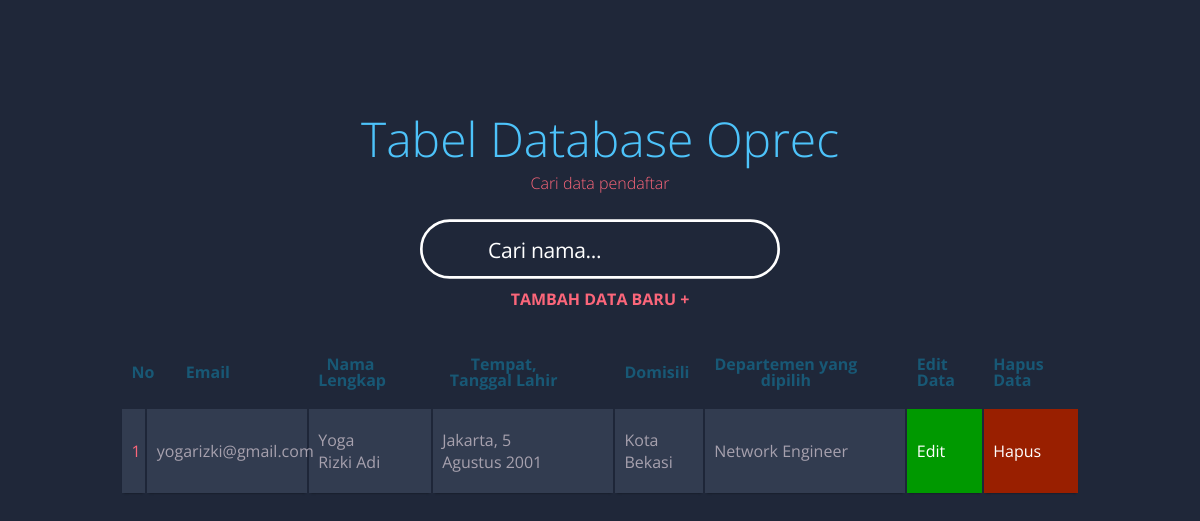
The app's page /index.php?cari=Yoga Rizki Adi with its own data.
### tables this page shows
CREATE TABLE `reqruitment` (
  `email` varchar(30) NOT NULL,
  `nama_lengkap` varchar(30) NOT NULL,
  `ttl` varchar(35) NOT NULL,
  `domisili` varchar(30) NOT NULL,
  `departemen` varchar(25) NOT NULL
);

### index.php (the view, shortened to what this page needs)
<!DOCTYPE html>
<html lang="en">
<head>
  <link href="https://maxcdn.icons8.com/fonts/line-awesome/1.1/css/line-awesome-font-awesome.min.css" rel="stylesheet">
</head>
<body>
<?php
include "koneksi.php";
$query = "SELECT `email`, `nama_lengkap`, `ttl`, `domisili`, `departemen` FROM `reqruitment` WHERE 1";
$data = mysqli_query($koneksi, $query);
echo "<div class='searchcontainer'>";
echo "<h1>Tabel Database Oprec</h1>";
echo "<h2>Cari data pendaftar</h2>";
echo "<div class='search-box'>";
echo "<div class='search-icon'><i class='fa fa-search search-icon'></i></div>";
echo "<form action='' class='search-form' method='GET'>";
echo "<input type='text' name='cari' placeholder='Cari nama...' id='search' autocomplete='off'>";
echo "</form>";
echo "</div>";
echo "</div>";
echo "<div class='link-right'>
      <h2><a href='create.php' class='link-primary'>Tambah Data Baru +</a></h2>
      </div>";
if (isset($_GET['cari'])) {
    $cari = $_GET['cari'];
    $query = "SELECT * FROM reqruitment WHERE nama_lengkap LIKE '%$cari%'";
    $data = mysqli_query($koneksi, $query);
}
if (mysqli_num_rows($data) > 0) {
    echo "<table class='container'>";
    echo "<thead>";
    echo "<tr>";
    echo "<th><h1>No</h1></th>";
    echo "<th><h1>Email</h1></th>";
    echo "<th><h1>Nama Lengkap</h1></th>";
    echo "<th><h1>Tempat, Tanggal Lahir</h1></th>";
    echo "<th><h1>Domisili</h1></th>";
    echo "<th><h1>Departemen yang dipilih</h1></th>";
    echo "<th><h1>Edit Data</h1></th>";
    echo "<th><h1>Hapus Data</h1></th>";
    echo "</tr>";
    echo "</thead>";
    $i = 1;
    while ($row = mysqli_fetch_assoc($data)) {
    echo "<tbody>";
    echo "<tr>";
    echo "<td>$i</td>";
    echo "<td>{$row['email']}</td>";
    echo "<td>{$row['nama_lengkap']}</td>";
    echo "<td>{$row['ttl']}</td>";
    echo "<td>{$row['domisili']}</td>";
    echo "<td>{$row['departemen']}</td>";
    echo "<td class='edit'><a href='update.php?update=<?= $row[email] ?>'>Edit</a></td>";
    echo "<td class='hapus'><a href='php/delete.php?hapus={$row['email']}'>Hapus</a></td>";
    echo "</tr>";
    echo "</tbody>";
    $i++;
    }
    echo "</table>";
} else {
    echo "<h4 style='text-align:center'>Data tidak ditemukan</h4>";
}
?>
</body>
</html>

### index.php (style rules this page uses)
body { font-family: 'Open Sans', sans-serif; font-weight: 300; line-height: 1.42em; color:#A7A1AE; background-color:#1F2739; }
h1 { font-size:3em; font-weight: 300; line-height:1em; text-align: center; color: #4DC3FA; }
h2 { font-size:1em; font-weight: 300; text-align: center; display: block; line-height:2.5em; padding-bottom: 1em; color: #FB667A; }
h2 a { font-weight: 700; text-transform: uppercase; color: #FB667A; text-decoration: none; }
.container th h1 { font-weight: bold; font-size: 1em; text-align: center; color: #185875; }
.container td { font-weight: normal; font-size: 1em; -webkit-box-shadow: 0 2px 2px -2px #0E1119; -moz-box-shadow: 0 2px 2px -2px #0E1119; box-shadow: 0 2px 2px -2px #0E1119; }
.container { text-align: left; overflow: hidden; width: 80%; margin: 0 auto; display: table; padding: 0 0 8em 0; }
.container td, .container th { padding-bottom: 2%; padding-top: 2%; padding-left:1%; padding-right: 5%; }
.container tr:nth-child(odd) { background-color: #323C50; }
.container th { background-color: #1F2739; }
.container td:first-child { color: #FB667A; }
.edit { background-color: #009900; color: #FFFFFF; font-weight: bold; }
.hapus { background-color: #991f00; color: #FFFFFF; font-weight: bold; }
*, *:before, *:after { -webkit-tap-highlight-color: transparent; -webkit-tap-highlight-color: rgba(0,0,0,0); user-select: none; -webkit-user-select: none; -khtml-user-select: none; -moz-user-select: none; -ms-user-select: none; -o-user-select: none; box-sizing: border-box; -webkit-box-sizing: border-box; padding: 0; margin: 0; }
a, a:visited, a:hover { color: inherit; text-decoration: none; }
.searchcontainer { position: relative; margin: calc(75px + 2vh + 2vw) auto 0 auto; padding: 0; width: 100%; max-width: 840px; }
.search-box { position: relative; width: 100%; max-width: 360px; height: 60px; border-radius: 120px; margin: 0 auto; }
.search-icon, .go-icon { position: absolute; top: 0; height: 60px; width: 86px; line-height: 61px; text-align: center; }
.search-icon { left: 0; pointer-events: none; font-size: 1.22em; will-change: transform; transform: rotate(-45deg); -webkit-transform: rotate(-45deg); -moz-transform: rotate(-45deg); -o-transform: rotate(-45deg); transform-origin: center center; -webkit-transform-origin: center center; -moz-transform-origin: center center; -o-transform-origin: center center; transition: transform 400ms 220ms cubic-bezier(0.190, 1.000, 0.220, 1.000); -webkit-transition: transform 400ms 220ms cubic-bezier(0.190, 1.000, 0.220, 1.000); -moz-transition: transform 400ms 220ms cubic-bezier(0.190, 1.000, 0.220, 1.000); -o-transition: transform 400ms 220ms cubic-bezier(0.190, 1.000, 0.220, 1.000); }
.search-border { display: block; width: 100%; max-width: 360px; height: 60px; }
#search { font-family: 'Open Sans', sans-serif; position: absolute; top: 0; left: 0; width: 100%; height: 100%; border-radius: 120px; border: none; background: rgba(255,255,255,0); padding: 0 68px 0 68px; color: #FFFFFF; font-size: 1.32em; font-weight: 400; letter-spacing: -0.015em; outline: none; }

### records on screen
reqruitment: email "yogarizki@gmail.com", nama_lengkap "Yoga Rizki Adi", ttl "Jakarta, 5 Agustus 2001", domisili "Kota Bekasi", departemen "Network Engineer"
